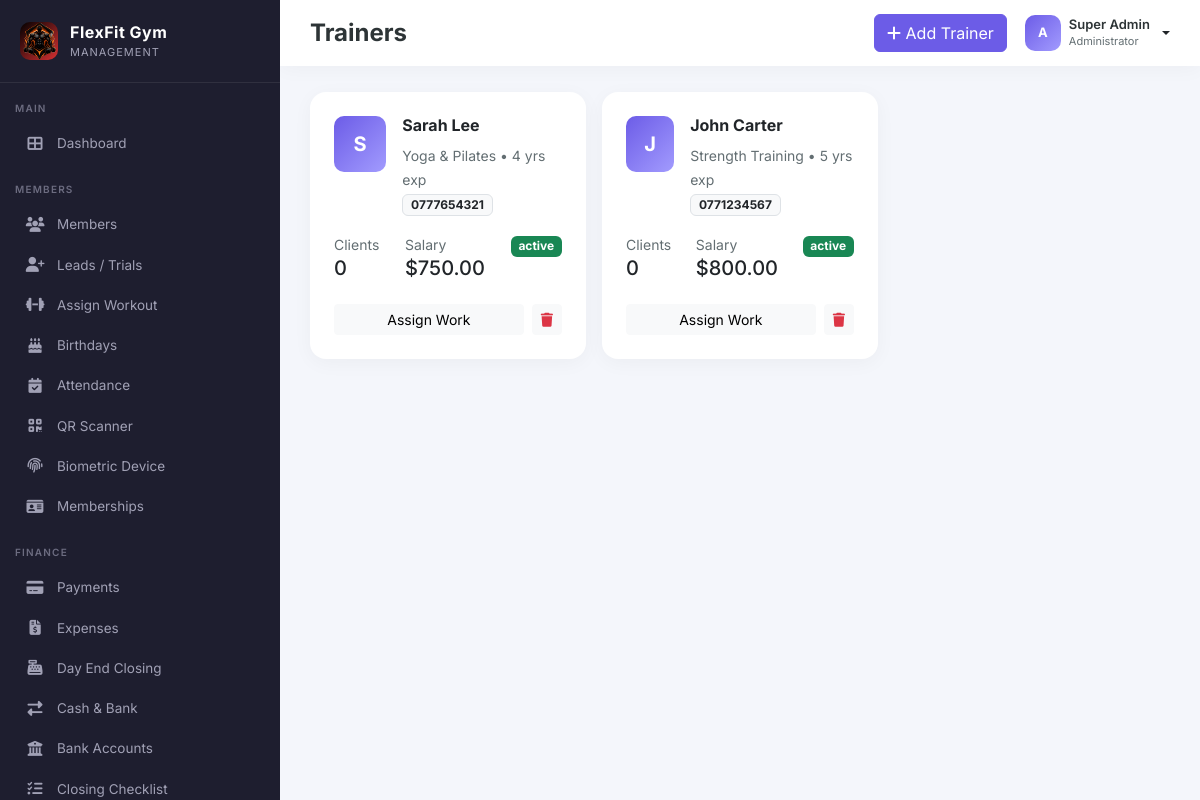
Screenshot of /admin/trainers.php (signed in) with the database file from the repository.
### tables this page shows
CREATE TABLE IF NOT EXISTS trainers (
    id INT AUTO_INCREMENT PRIMARY KEY,
    name VARCHAR(150) NOT NULL,
    phone VARCHAR(20),
    email VARCHAR(150),
    specialization VARCHAR(100),
    experience INT,
    salary DECIMAL(10,2),
    status ENUM('active','inactive') DEFAULT 'active',
    photo VARCHAR(255),
    created_at TIMESTAMP DEFAULT CURRENT_TIMESTAMP
);

### config/init.php (called while the page is built, shortened)
<?php
require_once __DIR__ . '/database.php';
require_once __DIR__ . '/../includes/functions.php';
$settings = [];
try {
    $stmt = $pdo->query("SHOW TABLES LIKE 'settings'");
    if ($stmt->rowCount() > 0) {
        $stmt = $pdo->query("SELECT setting_key, setting_value FROM settings");
        foreach ($stmt->fetchAll() as $row) {
            $settings[$row['setting_key']] = $row['setting_value'];
        }
    }
} catch (Exception $e) {
}
?>

### includes/functions.php (called while the page is built, shortened)
<?php
function getSetting($key, $default = '') {
    global $settings;
    return $settings[$key] ?? $default;
}
function formatCurrency($amount) {
    $currency = getSetting('currency', '$');
    return $currency . number_format((float)$amount, 2);
}
?>

### admin/trainers.php (the view, shortened to what this page needs)
<?php
require_once '../includes/header.php';
require_once '../includes/sidebar.php';
$trainers = $pdo->query(
    "SELECT * FROM trainers ORDER BY id DESC"
)->fetchAll();
$counts = $pdo->query(
    "SELECT trainer_id, COUNT(*) as cnt FROM members GROUP BY trainer_id"
)->fetchAll(PDO::FETCH_KEY_PAIR);
?>
<div class="main-content">
    <div class="topbar">
        <div class="d-flex gap-3 align-items-center">
            <h4>Trainers</h4>
        </div>
        <div class="topbar-actions">
            <button
                class="btn btn-primary"
                data-bs-toggle="modal"
                data-bs-target="#addModal"
            >
                <i class="fas fa-plus"></i> Add Trainer
            </button>
            <div class="dropdown">
                <a
                    href="#"
                    class="d-flex align-items-center gap-2 text-decoration-none dropdown-toggle"
                    data-bs-toggle="dropdown"
                    aria-expanded="false"
                    style="color:inherit;"
                >
                    <div
                        class="avatar"
                        style="background:linear-gradient(135deg,#6c5ce7,#a29bfe); color:white;"
                    >
                        <?= strtoupper(substr($_SESSION['username'] ?? 'A', 0, 1)) ?>
                    </div>
                    <div
                        class="d-none d-md-block text-start"
                        style="line-height:1.1;"
                    >
                        <div
                            style="font-size:13px; font-weight:600;color:#2d3436;"
                        >
                            <?= $_SESSION['full_name'] ?? 'Admin' ?>
                        </div>
                        <small
                            style="font-size:11px; color:#636e72;"
                        >
                            Administrator
                        </small>
                    </div>
                </a>
            </div>
        </div>
    </div>
    <div class="content-wrapper">
        <div class="row g-3">
            <?php foreach ($trainers as $t): ?>
                <div class="col-md-4">
                    <div class="card-modern p-4">
                        <div class="d-flex gap-3">
                            <div
                                class="avatar"
                                style="width:56px;height:56px;background:linear-gradient(135deg,#6c5ce7,#a29bfe);color:white;font-size:20px;"
                            >
                                <?= strtoupper(substr($t['name'], 0, 1)) ?>
                            </div>
                            <div>
                                <h6 style="font-weight:700;"><?= $t['name'] ?></h6>
                                <small style="color:#636e72;">
                                    <?= $t['specialization'] ?> • <?= $t['experience'] ?> yrs exp
                                </small>
                                <div>
                                    <span class="badge bg-light text-dark border">
                                        <?= $t['phone'] ?>
                                    </span>
                                </div>
                            </div>
                        </div>
                        <div class="mt-3 d-flex justify-content-between">
                            <div>
                                <small style="color:#636e72;">Clients</small>
                                <h5><?= $counts[$t['id']] ?? 0 ?></h5>
                            </div>
                            <div>
                                <small style="color:#636e72;">Salary</small>
                                <h5><?= formatCurrency($t['salary']) ?></h5>
                            </div>
                            <div>
                                <span class="badge bg-success"><?= $t['status'] ?></span>
                            </div>
                        </div>
                        <div class="mt-3 d-flex gap-2">
                            <a
                                href="assign_workout.php"
                                class="btn btn-sm btn-light w-100"
                            >
                                Assign Work
                            </a>
                            <a
                                href="?delete=<?= $t['id'] ?>"
                                class="btn btn-sm btn-light text-danger"
                            >
                                <i class="fas fa-trash"></i>
                            </a>
                        </div>
                    </div>
                </div>
            <?php endforeach; ?>
        </div>
    </div>
</div>

### assets/css/style.css (style rules this page uses)
:root { --sidebar-width: 280px; --primary: #6c5ce7; --primary-dark: #5a4bd1; --secondary: #a29bfe; --dark: #2d3436; --light: #f8f9fc; --success: #00b894; --warning: #fdcb6e; --danger: #d63031; }
* { font-family: 'Inter', sans-serif; }
body { background: #f4f6fb; overflow-x: hidden; }
.main-content { margin-left: var(--sidebar-width); min-height: 100vh; transition: all .3s; }
.topbar { background: #fff; padding: 14px 30px; display: flex; align-items: center; justify-content: space-between; box-shadow: 0 2px 20px rgba(0,0,0,.04); position: sticky; top: 0; z-index: 900; }
.topbar h4 { margin: 0; font-weight: 700; color: var(--dark); }
.topbar-actions { display: flex; align-items: center; gap: 18px; }
.content-wrapper { padding: 26px 30px; }
.card-modern { background: #fff; border-radius: 16px; border: none; box-shadow: 0 4px 20px rgba(0,0,0,.04); }
.btn-primary { background: var(--primary); border-color: var(--primary); }
.avatar { width: 36px; height: 36px; border-radius: 10px; object-fit: cover; background: #dfe6e9; display: inline-flex; align-items: center; justify-content: center; font-weight: 700; font-size: 13px; color: #636e72; }

### rows the page displays
trainers: name "S", name "Sarah Lee", specialization "Yoga & Pilates", experience "4", phone "0777654321", id "0", salary "$750.00", status "active"
trainers: name "J", name "John Carter", specialization "Strength Training", experience "5", phone "0771234567", id "0", salary "$800.00", status "active"

### other values shown
getSetting('gym_name', 'FlexFit Gym') "FlexFit Gym"
substr($_SESSION['username'] ?? 'A', 0, 1) "A"
$_SESSION['full_name'] "Super Admin"
